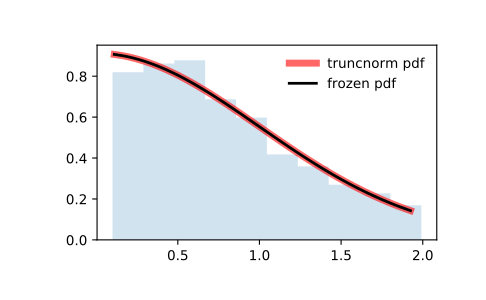

The script that drew this image:
from scipy.stats import truncnorm
import matplotlib.pyplot as plt
fig, ax = plt.subplots(1, 1)

# Calculate a few first moments:

a, b = 0.1, 2
mean, var, skew, kurt = truncnorm.stats(a, b, moments='mvsk')

# Display the probability density function (``pdf``):

x = np.linspace(truncnorm.ppf(0.01, a, b),
                truncnorm.ppf(0.99, a, b), 100)
ax.plot(x, truncnorm.pdf(x, a, b),
       'r-', lw=5, alpha=0.6, label='truncnorm pdf')

# Alternatively, the distribution object can be called (as a function)
# to fix the shape, location and scale parameters. This returns a "frozen"
# RV object holding the given parameters fixed.

# Freeze the distribution and display the frozen ``pdf``:

rv = truncnorm(a, b)
ax.plot(x, rv.pdf(x), 'k-', lw=2, label='frozen pdf')

# Check accuracy of ``cdf`` and ``ppf``:

vals = truncnorm.ppf([0.001, 0.5, 0.999], a, b)
np.allclose([0.001, 0.5, 0.999], truncnorm.cdf(vals, a, b))
# True

# Generate random numbers:

r = truncnorm.rvs(a, b, size=1000)

# And compare the histogram:

ax.hist(r, density=True, histtype='stepfilled', alpha=0.2)
ax.legend(loc='best', frameon=False)
plt.show()
